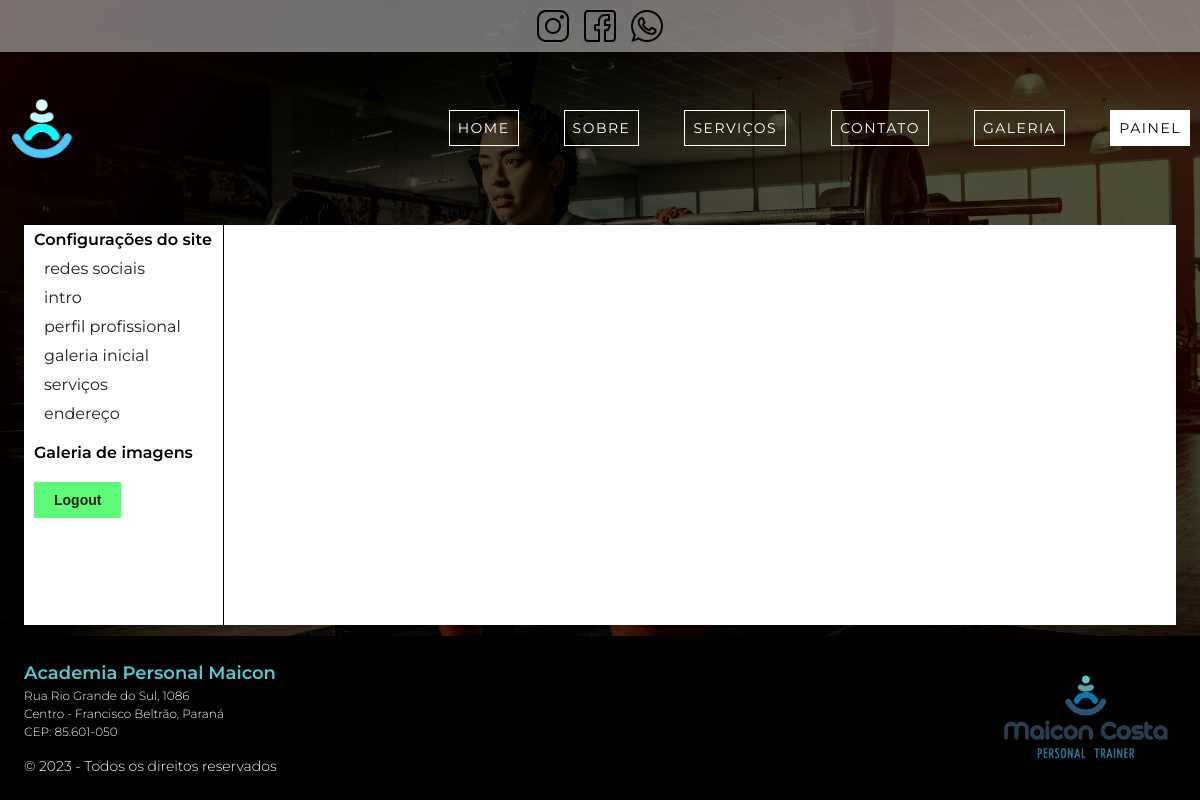
The app's page /author/dashboard/ (signed in) with its own data.
### app_home/models.py (models this page shows, shortened)
class HomeContent(models.Model):
    social_network = models.ForeignKey(SocialNetwork,
                                       on_delete=models.CASCADE,
                                       default=None,
                                       verbose_name='redes sociais',
                                       )
    section_intro = models.ForeignKey(SectionIntro,
                                      on_delete=models.CASCADE,
                                      default=None,
                                      verbose_name='seção intro',
                                      )
    profile = models.ForeignKey(Profile,
                                on_delete=models.CASCADE,
                                default=None,
                                verbose_name='perfil do profissional',
                                )
    pre_gallery = models.ForeignKey(PreGallery,
                                    on_delete=models.CASCADE,
                                    default=None,
                                    verbose_name='galeria de imagens',
                                    )
    services = models.ManyToManyField(Service,
                                      verbose_name='serviços',
                                      )
    adress = models.ForeignKey(Adress,
                               on_delete=models.CASCADE,
                               default=None,
                               verbose_name='endereço',
                               )
    class Meta:
        verbose_name = 'Todas as configurações do site'
        verbose_name_plural = 'Todas as configurações do site'

class Adress(models.Model):
    name = models.CharField(max_length=255,
                            default='',
                            verbose_name='nome do estabelecimento',
                            )
    adress = models.CharField(max_length=255,
                              default='',
                              verbose_name='endereço',
                              )
    city = models.CharField(max_length=255,
                            default='',
                            verbose_name='bairro e cidade',
                            )
    postal = models.CharField(max_length=255,
                              default='',
                              verbose_name='cep',
                              )
    class Meta:
        verbose_name = 'Endereço'
        verbose_name_plural = 'Endereço'

### author/views/dashboard.py (the view)
# urls.py: path('dashboard/', views.dashboard, name='dashboard'),
@login_required(redirect_field_name='next', login_url='author:login')
def dashboard(request: HttpRequest) -> render:
    return render(request, 'author/pages/dashboard.html', context={
        'home_content': home_content(),
    })

### author/templates/author/pages/dashboard.html (shortened to what this page needs)
{% extends 'global/pages/base.html' %}
{% block content %}
    <section class="C-dashboard">
        <nav class="C-dashboard__nav">
            <ul class="C-dashboard__ul">
                <li class="C-dashboard__li">
                    <p class="C-dashboard__link">Configurações do site</p>
                    <nav class="C-settings">
                        <ul class="C-settings__ul">
                            <li class="C-settings__li">
                                <a href="{% url 'author:socialnetwork' %}" class="C-settings__link">
                                    redes sociais
                                </a>
                            </li>
                            <li class="C-settings__li">
                                <a href="{% url 'author:sectionintro' %}" class="C-settings__link">
                                    intro
                                </a>
                            </li>
                            <li class="C-settings__li">
                                <a href="{% url 'author:profile' %}" class="C-settings__link">
                                    perfil profissional
                                </a>
                            </li>
                            <li class="C-settings__li">
                                <a href="{% url 'author:initialgallery' %}" class="C-settings__link">
                                    galeria inicial
                                </a>
                            </li>
                            <li class="C-settings__li">
                                <a href="{% url 'author:services' %}" class="C-settings__link">
                                    serviços
                                </a>
                            </li>
                            <li class="C-settings__li">
                                <a href="{% url 'author:adress' %}" class="C-settings__link">
                                    endereço
                                </a>
                            </li>
                        </ul>
                    </nav>
                </li>
                <li class="C-dashboard__li">
                    <a href="{% url 'author:gallery' %}" class="C-dashboard__link">
                        Galeria de imagens
                    </a>
                </li>
                <li class="C-dashboard__li">
                    <form
                        class="C-dashboard__link"
                        action="{% url 'author:logout' %}"
                        method="POST"
                        >
                        <button class="C-dashboard__button_logout standard_transition" type="submit">
                            Logout
                        </button>
                    </form>
                </li>
            </ul>
        </nav>
        <section class="C-dashboard__settings">
        </section>
    </section>
{% endblock %}

### base_template/global/partials/_footer.html
{% load static %}
<div class="C-footer__details">
    <a class="C-footer__link" href="{% url 'author:login' %}">
        <p class="C-footer__title">{{ home_content.adress.name }}</p>
    </a>
    <p class="C-footer__adress">{{ home_content.adress.adress }}</p>
    <p class="C-footer__adress">{{ home_content.adress.city }}</p>
    <p class="C-footer__adress">{{ home_content.adress.postal }}</p>
    <p class="C-footer__copy"> &copy; 2023 - Todos os direitos reservados</p>
</div>
<div class="C-footer__logo">
    <img src="{% static 'global/images/logo.png' %}" alt="">
</div>

### base_static/global/css/style.css (style rules this page uses)
* { margin: 0; padding: 0; box-sizing: border-box; }
:root { --blue-0: #C5FFFD; --blue-1: #B3CBD7; --blue-2: #59C9D0; --blue-3: #067CB8; --blue-4: #0B7DB2; --blue-4: #26557A; --blue-5: #283958; --blue-5-transparent: #2839589c; --blue-facebook: #1976D2; --orange-1: #ED541C; --orange-1-instagram: #FA851D; --orange-2-instagram: #F55031; --orange-3-instagram: #B43179; --orange-4-instagram: #B52F8C; --light-white: #FBFBFB; --standard-white: #ffffff; --standard-black: #000000; --black-transparent-bg: rgba(0, 0, 0, 0.7); --gray-1: rgb(65, 63, 63); --green-1-whatsapp: #30BF2E; --green-2-whatsapp: #5EFA79; --standard-gray: #1f1d1d; --standard-red: rgba(179, 46, 46, 0.863); --std-white-transparent: rgba(255, 255, 255, 0.288); --std-white-transparent-2: rgba(255, 255, 255, 0.548); --font-montserrat: 'Montserrat', sans-serif; --font-oswald: 'Oswald', sans-serif; }
html, body { font-family: var(--font-montserrat); height: 100%; }
.standard_transition { transition: all 300ms ease; }
.C-body { display: grid; grid-template-columns: 1fr; grid-template-rows: auto 1fr auto; grid-template-areas: "header" "main" "footer"; background-color: var(--black-transparent-bg); background-image: url('../images/bg-body-img_m.jpg'); background-position: center top; background-size: cover; background-repeat: no-repeat; background-attachment: fixed; }
.C-dashboard { display: grid; grid-template-columns: 1fr; grid-template-areas: "nav_dashboard" "settings_dashboard"; background-color: var(--standard-white); }
.C-dashboard__nav { grid-area: nav_dashboard; padding: 5px 10px; border-bottom: 1px solid var(--standard-gray); }
.C-dashboard__ul { list-style-type: none; }
.C-dashboard__li { margin-bottom: 20px; }
.C-dashboard__link { text-decoration: none; color: var(--standard-black); font-weight: 600; }
.C-dashboard__button_logout { background-color: var(--green-2-whatsapp); color: var(--standard-gray); font-size: 14px; font-weight: 600; border: none; outline: none; padding: 10px 20px; cursor: pointer; }
.C-dashboard__settings { grid-area: settings_dashboard; padding: 20px 10px; }
.C-settings { margin-left: 10px; }
.C-settings__ul { list-style: none; }
.C-settings__li { margin: 10px 0; }
.C-settings__li:last-of-type { margin-bottom: 0; }
.C-settings__link { text-decoration: none; color: var(--standard-gray); }
.C-footer__link { text-decoration: none; }
.C-footer__title { font-size: 18px; font-weight: 600; color: var(--blue-2); line-height: 1.5; }
.C-footer__adress, .C-footer__copy { color: white; font-size: 12px; font-weight: 300; line-height: 1.5; }
.C-footer__copy { padding-top: 15px; font-size: 14px; }
.C-footer__logo { width: 100%; max-width: 180px; }
.C-footer__logo img { width: 100%; }
@media screen and (min-width: 800px) { .C-dashboard { grid-template-columns: 200px 1fr; grid-template-areas: "nav_dashboard settings_dashboard"; } }
@media screen and (min-width: 800px) { .C-dashboard__nav { min-height: 50vh; border-right: 1px solid var(--standard-black); border-bottom: none; } }
@media screen and (min-width: 1024px) { html, body { scroll-behavior: smooth; } }

### records on screen
HomeContent: adress.name "Academia Personal Maicon", adress.adress "Rua Rio Grande do Sul, 1086", adress.city "Centro - Francisco Beltrão, Paraná", adress.postal "CEP: 85.601-050"
